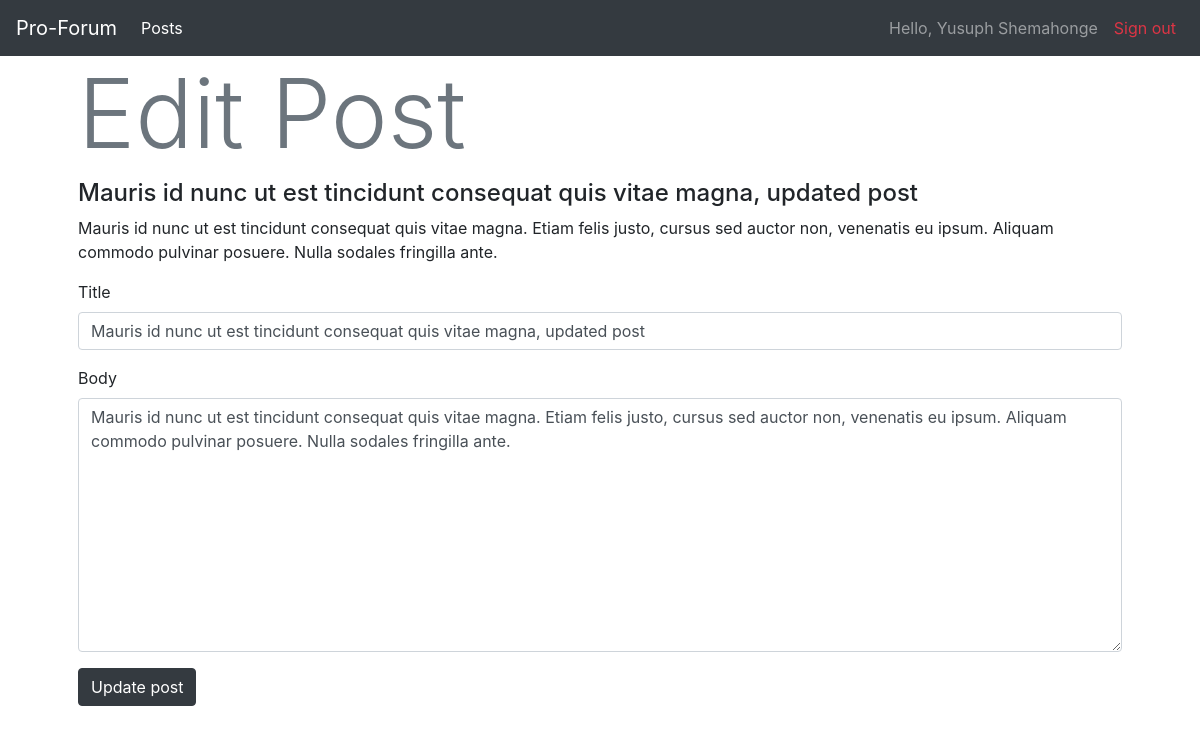
/edit_post/5 (signed in), run on the app's committed database.
### posts/models.py (models this page shows, shortened)
class Post(models.Model):
    owner = models.ForeignKey(User, on_delete=models.CASCADE)
    title = models.CharField(max_length=200)
    body = models.TextField()
    date_added = models.DateTimeField(auto_now_add=True)

### posts/views.py (the view)
# urls.py: path('edit_post/<int:post_id>', views.edit_post, name='edit_post'), # edit post
@login_required
def edit_post(request, post_id):
    post = Post.objects.get(id=post_id)
    if post.owner != request.user:
        raise Http404
    if request.method != 'POST':
        form = PostForm(instance=post)
    else:
        form = PostForm(instance=post, data=request.POST)
        if form.is_valid():
            form.save()
            messages.add_message(request, messages.SUCCESS, 'Post successfully updated')
            return redirect('posts:post', post_id=post_id)
    context = {'form': form, 'post': post}
    return render(request, 'posts/edit_post.html', context)

### posts/forms.py
class PostForm(forms.ModelForm):
    class Meta:
        model = Post
        fields = ['title', 'body']
        labels = {'title': 'Title', 'body': 'Body'}
        widget = {'title': forms.TextInput(attrs={'placeholder': 'Post title'}), 'body': forms.Textarea(attrs={'col':80})}

### posts/templates/posts/edit_post.html (shortened to what this page needs)
{% extends "posts/base.html" %}
{% load bootstrap4 %}
{% block page_header %}
    <h1 class="display-1 text-muted">Edit Post</h1>
{% endblock page_header %}
{% block content %}
    <h4>{{ post.title }}</h4>
    <p>{{ post.body }}</p>
    <form action="{% url 'posts:edit_post' post.id %}" method='post' class="form">
        {% bootstrap_form form %}
        {% buttons %}
            <button name="submit" class="btn btn-dark">Update post</button>
        {% endbuttons %}
    </form>
{% endblock content %}

### posts/templates/posts/base.html (shortened to what this page needs)
{% load bootstrap4 %}
<!DOCTYPE html>
<html lang="en">
<head>
    {% bootstrap_css%}
</head>
<body>
    <nav class="navbar navbar-expand-lg navbar-dark bg-dark">
        <a class="navbar-brand" href=" {% url 'posts:home' %} ">Pro-Forum</a>
        <div class="collapse navbar-collapse" id="navbarNav">
          <ul class="navbar-nav">
            <li class="nav-item active">
              <a class="nav-link" href=" {% url 'posts:posts' %} ">Posts<span class="sr-only">(current)</span></a>
            </li>
          </ul>
          <ul class="navbar-nav ml-auto">
            {% if user.is_authenticated %}
                <li class="nav-item">
                    <span class="nav-link">Hello, {{ user.get_full_name }}</span>
                </li>
                <li class="nav-item">
                    <a class="nav-link text-danger" href=" {% url 'users:confirm_logout' %} ">Sign out</a>
                </li>
            {% endif %}
          </ul>
        </div>
      </nav>
      <div class="container px-5 pb-5">
        {% block page_header %}
        {% endblock page_header %}
        {% block content %}
        {% endblock content %}
      </div>
</body>
</html>

### data on the page
Post: title "Mauris id nunc ut est tincidunt consequat quis vitae magna, updated post", body "Mauris id nunc ut est tincidunt consequat quis vitae magna. Etiam felis justo, cursus sed auctor non, venenatis eu ipsum. Aliquam commodo pulvinar posuere. Nulla sodales fringilla ante."

### other printed values
{{ user.get_full_name }} "Yusuph Shemahonge"
